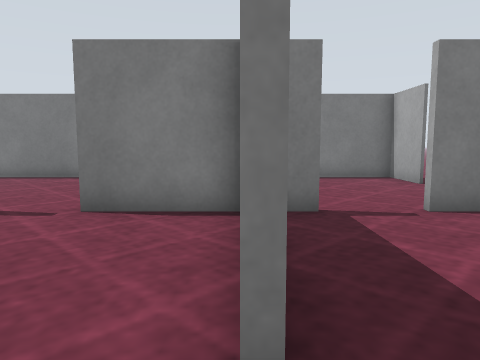
view 1 (above)

13 first-person views from a walk through a Gazebo world. The camera is 0.61 m above the floor, tilts 6° down and sees 70° across. The floor is counted in squares, 0.5 m on a side. Each view is taken from the middle of a square. On the plan, view 1 faces up. The plan holds only what a view shows up to about 14 squares ahead; the rest is blank. Surface patterns are stand-ins for the level's own textures.

view 2
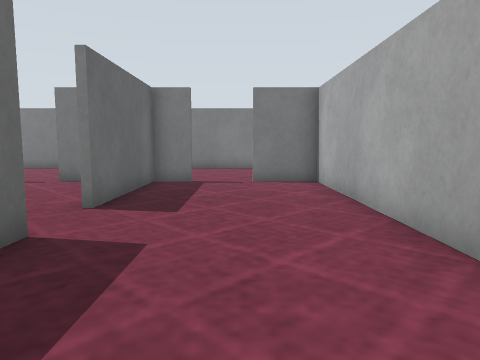

view 3
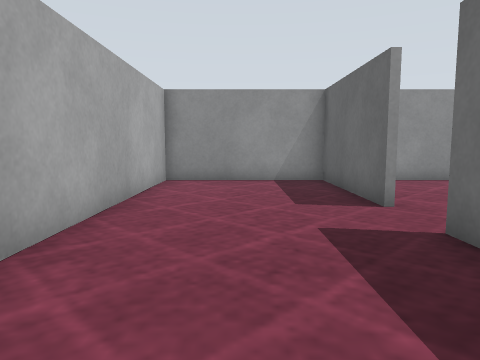

view 4
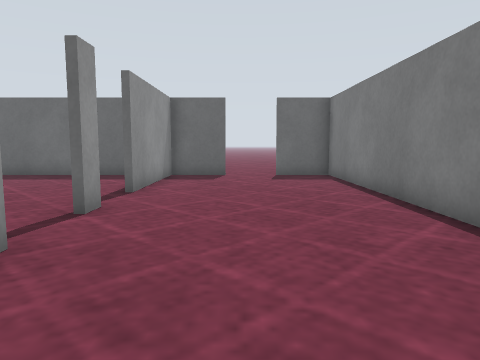

view 5
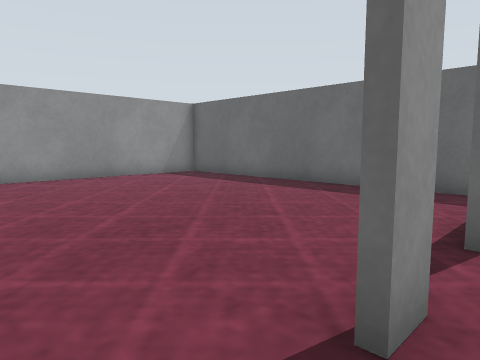

view 6
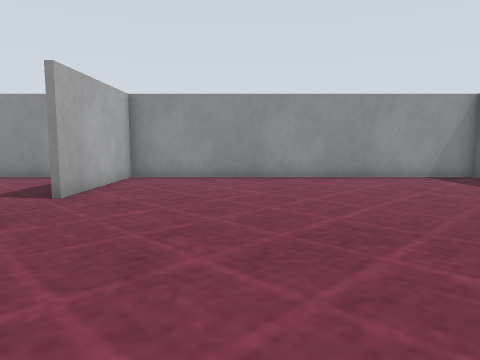

view 7
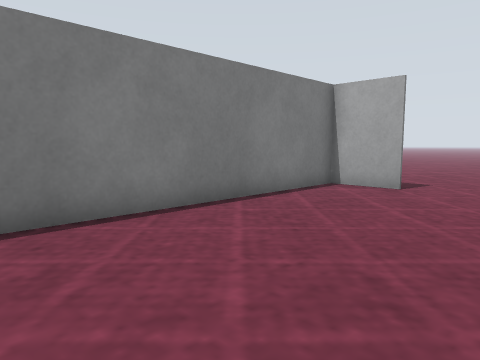

view 8
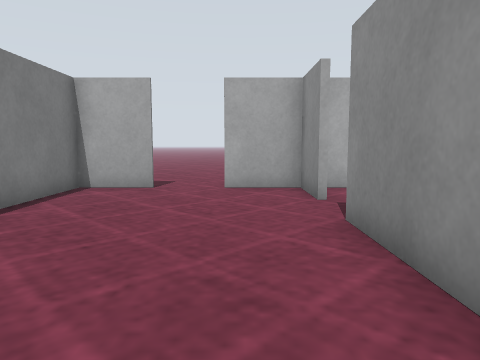

view 9
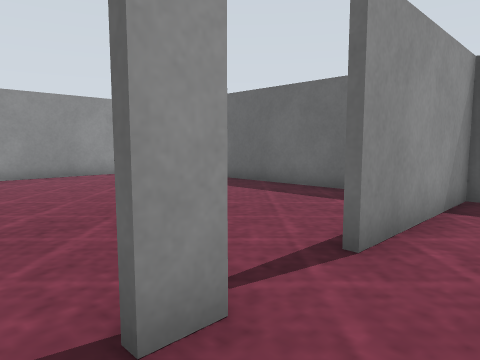

view 10
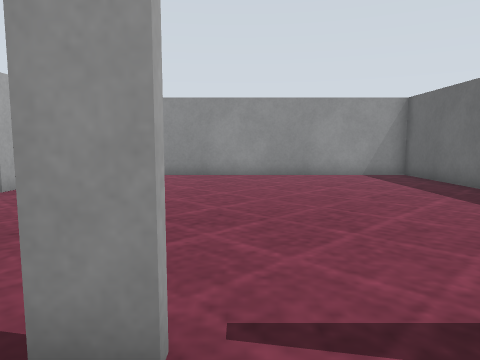

view 11
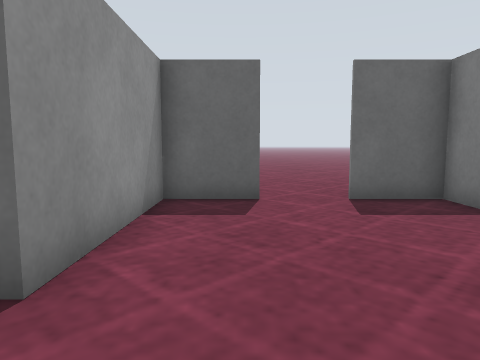

view 12
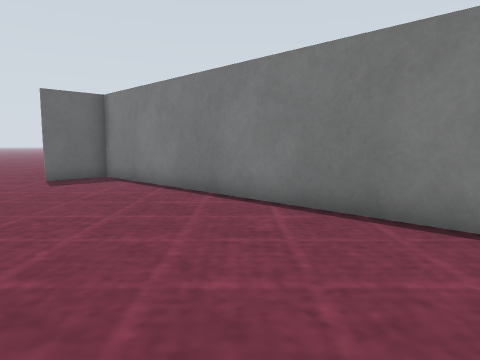

view 13
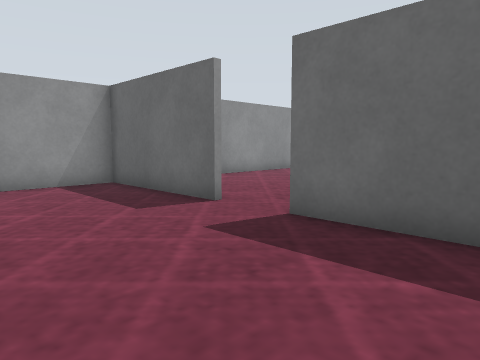

### Floor plan
Ten units are one square. View 1 is at (0, 0); x grows to the right and y downward. Boxes are objects, and circles mark ways between rooms. Rooms are numbered by the first view taken in them; rooms with no view inside come last. Other rooms are left out.
<svg viewBox="-135 -130 200 190">
<path fill="none" stroke="#000" d="M2 5 2 55 55 55 55 -61 34 -61M15 -61 0 -61M2 -61 2 -14M-56 -63 -49 -63M-30 -63 15 -63M0 -61 -29 -61M-125 -52 -125 55 0 55 0 5M34 -63 55 -63 55 -85M-125 -85 -125 -63 -75 -63M55 -104 55 -125 -125 -125 -125 -104"/>
<circle cx="0" cy="-5" r="3" fill="#2a7"/>
<circle cx="25" cy="-60" r="3" fill="#2a7"/>
<text x="30" y="0">1</text>
<text x="-50" y="-40">2</text>
</svg>
Room 1 opens to room 2.

Where each view was taken, in squares from view 1:
view 1: 0 up, 0 right, facing up
view 2: 5 down, 3 right, facing up
view 3: 6 up, 3 right, facing down
view 4: 9 up, 1 right, facing left
view 5: 7 up, 3 left, facing down-left
view 6: 7 up, 4 left, facing down
view 7: 7 up, 4 left, facing up-right
view 8: 8 up, 4 left, facing right
view 9: 8 up, 4 left, facing down-left
view 10: 8 up, 6 left, facing down
view 11: 8 up, 5 left, facing left
view 12: 7 up, 0 right, facing up-left
view 13: 5 up, 5 right, facing down-left
